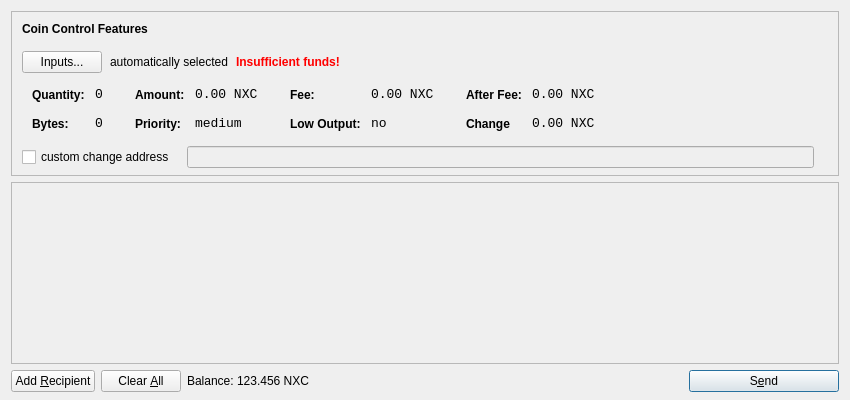
<?xml version="1.0" encoding="UTF-8"?>
<ui version="4.0">
 <class>SendCoinsDialog</class>
 <widget class="QDialog" name="SendCoinsDialog">
  <property name="geometry">
   <rect>
    <x>0</x>
    <y>0</y>
    <width>850</width>
    <height>400</height>
   </rect>
  </property>
  <property name="windowTitle">
   <string>Send Coins</string>
  </property>
  <layout class="QVBoxLayout" name="verticalLayout" stretch="0,1,0">
   <property name="bottomMargin">
    <number>8</number>
   </property>
   <item>
    <widget class="QFrame" name="frameCoinControl">
     <property name="sizePolicy">
      <sizepolicy hsizetype="Expanding" vsizetype="Expanding">
       <horstretch>0</horstretch>
       <verstretch>0</verstretch>
      </sizepolicy>
     </property>
     <property name="maximumSize">
      <size>
       <width>16777215</width>
       <height>16777215</height>
      </size>
     </property>
     <property name="frameShape">
      <enum>QFrame::StyledPanel</enum>
     </property>
     <property name="frameShadow">
      <enum>QFrame::Sunken</enum>
     </property>
     <layout class="QVBoxLayout" name="verticalLayoutCoinControl2">
      <property name="spacing">
       <number>-1</number>
      </property>
      <property name="leftMargin">
       <number>0</number>
      </property>
      <property name="topMargin">
       <number>0</number>
      </property>
      <property name="rightMargin">
       <number>0</number>
      </property>
      <property name="bottomMargin">
       <number>6</number>
      </property>
      <item>
       <layout class="QVBoxLayout" name="verticalLayoutCoinControl" stretch="0,0,0,0,1">
        <property name="spacing">
         <number>0</number>
        </property>
        <property name="leftMargin">
         <number>10</number>
        </property>
        <property name="topMargin">
         <number>10</number>
        </property>
        <item>
         <layout class="QHBoxLayout" name="horizontalLayoutCoinControl1">
          <property name="bottomMargin">
           <number>15</number>
          </property>
          <item>
           <widget class="QLabel" name="labelCoinControlFeatures">
            <property name="sizePolicy">
             <sizepolicy hsizetype="Preferred" vsizetype="Maximum">
              <horstretch>0</horstretch>
              <verstretch>0</verstretch>
             </sizepolicy>
            </property>
            <property name="font">
             <font>
              <weight>75</weight>
              <bold>true</bold>
             </font>
            </property>
            <property name="styleSheet">
             <string notr="true">font-weight:bold;</string>
            </property>
            <property name="text">
             <string>Coin Control Features</string>
            </property>
           </widget>
          </item>
         </layout>
        </item>
        <item>
         <layout class="QHBoxLayout" name="horizontalLayoutCoinControl2" stretch="0,0,0,0">
          <property name="spacing">
           <number>8</number>
          </property>
          <property name="bottomMargin">
           <number>10</number>
          </property>
          <item>
           <widget class="QPushButton" name="pushButtonCoinControl">
            <property name="styleSheet">
             <string notr="true"/>
            </property>
            <property name="text">
             <string>Inputs...</string>
            </property>
           </widget>
          </item>
          <item>
           <widget class="QLabel" name="labelCoinControlAutomaticallySelected">
            <property name="text">
             <string>automatically selected</string>
            </property>
            <property name="margin">
             <number>5</number>
            </property>
           </widget>
          </item>
          <item>
           <widget class="QLabel" name="labelCoinControlInsuffFunds">
            <property name="font">
             <font>
              <weight>75</weight>
              <bold>true</bold>
             </font>
            </property>
            <property name="styleSheet">
             <string notr="true">color:red;font-weight:bold;</string>
            </property>
            <property name="text">
             <string>Insufficient funds!</string>
            </property>
            <property name="margin">
             <number>5</number>
            </property>
           </widget>
          </item>
          <item>
           <spacer name="horizontalSpacerCoinControl">
            <property name="orientation">
             <enum>Qt::Horizontal</enum>
            </property>
            <property name="sizeHint" stdset="0">
             <size>
              <width>40</width>
              <height>1</height>
             </size>
            </property>
           </spacer>
          </item>
         </layout>
        </item>
        <item>
         <widget class="QWidget" name="widgetCoinControl" native="true">
          <property name="sizePolicy">
           <sizepolicy hsizetype="Preferred" vsizetype="Preferred">
            <horstretch>0</horstretch>
            <verstretch>0</verstretch>
           </sizepolicy>
          </property>
          <property name="minimumSize">
           <size>
            <width>0</width>
            <height>0</height>
           </size>
          </property>
          <property name="styleSheet">
           <string notr="true"/>
          </property>
          <layout class="QHBoxLayout" name="horizontalLayoutCoinControl5">
           <property name="margin">
            <number>0</number>
           </property>
           <item>
            <layout class="QHBoxLayout" name="horizontalLayoutCoinControl3" stretch="0,0,0,1">
             <property name="spacing">
              <number>20</number>
             </property>
             <property name="topMargin">
              <number>0</number>
             </property>
             <property name="bottomMargin">
              <number>10</number>
             </property>
             <item>
              <layout class="QFormLayout" name="formLayoutCoinControl1">
               <property name="horizontalSpacing">
                <number>10</number>
               </property>
               <property name="verticalSpacing">
                <number>14</number>
               </property>
               <property name="leftMargin">
                <number>10</number>
               </property>
               <property name="topMargin">
                <number>4</number>
               </property>
               <property name="rightMargin">
                <number>6</number>
               </property>
               <item row="0" column="0">
                <widget class="QLabel" name="labelCoinControlQuantityText">
                 <property name="styleSheet">
                  <string notr="true">font-weight:bold;</string>
                 </property>
                 <property name="text">
                  <string>Quantity:</string>
                 </property>
                 <property name="margin">
                  <number>0</number>
                 </property>
                </widget>
               </item>
               <item row="0" column="1">
                <widget class="QLabel" name="labelCoinControlQuantity">
                 <property name="font">
                  <font>
                   <family>Monospace</family>
                   <pointsize>10</pointsize>
                  </font>
                 </property>
                 <property name="cursor">
                  <cursorShape>IBeamCursor</cursorShape>
                 </property>
                 <property name="contextMenuPolicy">
                  <enum>Qt::ActionsContextMenu</enum>
                 </property>
                 <property name="text">
                  <string>0</string>
                 </property>
                 <property name="margin">
                  <number>0</number>
                 </property>
                 <property name="textInteractionFlags">
                  <set>Qt::LinksAccessibleByMouse|Qt::TextSelectableByKeyboard|Qt::TextSelectableByMouse</set>
                 </property>
                </widget>
               </item>
               <item row="1" column="0">
                <widget class="QLabel" name="labelCoinControlBytesText">
                 <property name="styleSheet">
                  <string notr="true">font-weight:bold;</string>
                 </property>
                 <property name="text">
                  <string>Bytes:</string>
                 </property>
                </widget>
               </item>
               <item row="1" column="1">
                <widget class="QLabel" name="labelCoinControlBytes">
                 <property name="font">
                  <font>
                   <family>Monospace</family>
                   <pointsize>10</pointsize>
                  </font>
                 </property>
                 <property name="cursor">
                  <cursorShape>IBeamCursor</cursorShape>
                 </property>
                 <property name="contextMenuPolicy">
                  <enum>Qt::ActionsContextMenu</enum>
                 </property>
                 <property name="text">
                  <string>0</string>
                 </property>
                 <property name="textInteractionFlags">
                  <set>Qt::LinksAccessibleByMouse|Qt::TextSelectableByKeyboard|Qt::TextSelectableByMouse</set>
                 </property>
                </widget>
               </item>
              </layout>
             </item>
             <item>
              <layout class="QFormLayout" name="formLayoutCoinControl2">
               <property name="horizontalSpacing">
                <number>10</number>
               </property>
               <property name="verticalSpacing">
                <number>14</number>
               </property>
               <property name="leftMargin">
                <number>6</number>
               </property>
               <property name="topMargin">
                <number>4</number>
               </property>
               <property name="rightMargin">
                <number>6</number>
               </property>
               <item row="0" column="0">
                <widget class="QLabel" name="labelCoinControlAmountText">
                 <property name="styleSheet">
                  <string notr="true">font-weight:bold;</string>
                 </property>
                 <property name="text">
                  <string>Amount:</string>
                 </property>
                 <property name="margin">
                  <number>0</number>
                 </property>
                </widget>
               </item>
               <item row="0" column="1">
                <widget class="QLabel" name="labelCoinControlAmount">
                 <property name="font">
                  <font>
                   <family>Monospace</family>
                   <pointsize>10</pointsize>
                  </font>
                 </property>
                 <property name="cursor">
                  <cursorShape>IBeamCursor</cursorShape>
                 </property>
                 <property name="contextMenuPolicy">
                  <enum>Qt::ActionsContextMenu</enum>
                 </property>
                 <property name="text">
                  <string>0.00 NXC</string>
                 </property>
                 <property name="textInteractionFlags">
                  <set>Qt::LinksAccessibleByMouse|Qt::TextSelectableByKeyboard|Qt::TextSelectableByMouse</set>
                 </property>
                </widget>
               </item>
               <item row="1" column="0">
                <widget class="QLabel" name="labelCoinControlPriorityText">
                 <property name="styleSheet">
                  <string notr="true">font-weight:bold;</string>
                 </property>
                 <property name="text">
                  <string>Priority:</string>
                 </property>
                </widget>
               </item>
               <item row="1" column="1">
                <widget class="QLabel" name="labelCoinControlPriority">
                 <property name="font">
                  <font>
                   <family>Monospace</family>
                   <pointsize>10</pointsize>
                  </font>
                 </property>
                 <property name="cursor">
                  <cursorShape>IBeamCursor</cursorShape>
                 </property>
                 <property name="contextMenuPolicy">
                  <enum>Qt::ActionsContextMenu</enum>
                 </property>
                 <property name="text">
                  <string>medium</string>
                 </property>
                 <property name="textInteractionFlags">
                  <set>Qt::LinksAccessibleByMouse|Qt::TextSelectableByKeyboard|Qt::TextSelectableByMouse</set>
                 </property>
                </widget>
               </item>
              </layout>
             </item>
             <item>
              <layout class="QFormLayout" name="formLayoutCoinControl3">
               <property name="horizontalSpacing">
                <number>10</number>
               </property>
               <property name="verticalSpacing">
                <number>14</number>
               </property>
               <property name="leftMargin">
                <number>6</number>
               </property>
               <property name="topMargin">
                <number>4</number>
               </property>
               <property name="rightMargin">
                <number>6</number>
               </property>
               <item row="0" column="0">
                <widget class="QLabel" name="labelCoinControlFeeText">
                 <property name="styleSheet">
                  <string notr="true">font-weight:bold;</string>
                 </property>
                 <property name="text">
                  <string>Fee:</string>
                 </property>
                 <property name="margin">
                  <number>0</number>
                 </property>
                </widget>
               </item>
               <item row="0" column="1">
                <widget class="QLabel" name="labelCoinControlFee">
                 <property name="font">
                  <font>
                   <family>Monospace</family>
                   <pointsize>10</pointsize>
                  </font>
                 </property>
                 <property name="cursor">
                  <cursorShape>IBeamCursor</cursorShape>
                 </property>
                 <property name="contextMenuPolicy">
                  <enum>Qt::ActionsContextMenu</enum>
                 </property>
                 <property name="text">
                  <string>0.00 NXC</string>
                 </property>
                 <property name="textInteractionFlags">
                  <set>Qt::LinksAccessibleByMouse|Qt::TextSelectableByKeyboard|Qt::TextSelectableByMouse</set>
                 </property>
                </widget>
               </item>
               <item row="1" column="0">
                <widget class="QLabel" name="labelCoinControlLowOutputText">
                 <property name="styleSheet">
                  <string notr="true">font-weight:bold;</string>
                 </property>
                 <property name="text">
                  <string>Low Output:</string>
                 </property>
                </widget>
               </item>
               <item row="1" column="1">
                <widget class="QLabel" name="labelCoinControlLowOutput">
                 <property name="font">
                  <font>
                   <family>Monospace</family>
                   <pointsize>10</pointsize>
                  </font>
                 </property>
                 <property name="cursor">
                  <cursorShape>IBeamCursor</cursorShape>
                 </property>
                 <property name="contextMenuPolicy">
                  <enum>Qt::ActionsContextMenu</enum>
                 </property>
                 <property name="text">
                  <string>no</string>
                 </property>
                 <property name="textInteractionFlags">
                  <set>Qt::LinksAccessibleByMouse|Qt::TextSelectableByKeyboard|Qt::TextSelectableByMouse</set>
                 </property>
                </widget>
               </item>
              </layout>
             </item>
             <item>
              <layout class="QFormLayout" name="formLayoutCoinControl4">
               <property name="horizontalSpacing">
                <number>10</number>
               </property>
               <property name="verticalSpacing">
                <number>14</number>
               </property>
               <property name="leftMargin">
                <number>6</number>
               </property>
               <property name="topMargin">
                <number>4</number>
               </property>
               <property name="rightMargin">
                <number>6</number>
               </property>
               <item row="0" column="0">
                <widget class="QLabel" name="labelCoinControlAfterFeeText">
                 <property name="styleSheet">
                  <string notr="true">font-weight:bold;</string>
                 </property>
                 <property name="text">
                  <string>After Fee:</string>
                 </property>
                 <property name="margin">
                  <number>0</number>
                 </property>
                </widget>
               </item>
               <item row="0" column="1">
                <widget class="QLabel" name="labelCoinControlAfterFee">
                 <property name="font">
                  <font>
                   <family>Monospace</family>
                   <pointsize>10</pointsize>
                  </font>
                 </property>
                 <property name="cursor">
                  <cursorShape>IBeamCursor</cursorShape>
                 </property>
                 <property name="contextMenuPolicy">
                  <enum>Qt::ActionsContextMenu</enum>
                 </property>
                 <property name="text">
                  <string>0.00 NXC</string>
                 </property>
                 <property name="textInteractionFlags">
                  <set>Qt::LinksAccessibleByMouse|Qt::TextSelectableByKeyboard|Qt::TextSelectableByMouse</set>
                 </property>
                </widget>
               </item>
               <item row="1" column="0">
                <widget class="QLabel" name="labelCoinControlChangeText">
                 <property name="styleSheet">
                  <string notr="true">font-weight:bold;</string>
                 </property>
                 <property name="text">
                  <string>Change</string>
                 </property>
                </widget>
               </item>
               <item row="1" column="1">
                <widget class="QLabel" name="labelCoinControlChange">
                 <property name="font">
                  <font>
                   <family>Monospace</family>
                   <pointsize>10</pointsize>
                  </font>
                 </property>
                 <property name="cursor">
                  <cursorShape>IBeamCursor</cursorShape>
                 </property>
                 <property name="contextMenuPolicy">
                  <enum>Qt::ActionsContextMenu</enum>
                 </property>
                 <property name="text">
                  <string>0.00 NXC</string>
                 </property>
                 <property name="textInteractionFlags">
                  <set>Qt::LinksAccessibleByMouse|Qt::TextSelectableByKeyboard|Qt::TextSelectableByMouse</set>
                 </property>
                </widget>
               </item>
              </layout>
             </item>
            </layout>
           </item>
          </layout>
         </widget>
        </item>
        <item>
         <layout class="QHBoxLayout" name="horizontalLayoutCoinControl4" stretch="0,0,0">
          <property name="spacing">
           <number>12</number>
          </property>
          <property name="sizeConstraint">
           <enum>QLayout::SetDefaultConstraint</enum>
          </property>
          <property name="topMargin">
           <number>5</number>
          </property>
          <property name="rightMargin">
           <number>5</number>
          </property>
          <item>
           <widget class="QCheckBox" name="checkBoxCoinControlChange">
            <property name="text">
             <string>custom change address</string>
            </property>
           </widget>
          </item>
          <item>
           <widget class="QLineEdit" name="lineEditCoinControlChange">
            <property name="enabled">
             <bool>false</bool>
            </property>
            <property name="sizePolicy">
             <sizepolicy hsizetype="Expanding" vsizetype="Fixed">
              <horstretch>0</horstretch>
              <verstretch>0</verstretch>
             </sizepolicy>
            </property>
           </widget>
          </item>
          <item>
           <widget class="QLabel" name="labelCoinControlChangeLabel">
            <property name="sizePolicy">
             <sizepolicy hsizetype="Preferred" vsizetype="Expanding">
              <horstretch>0</horstretch>
              <verstretch>0</verstretch>
             </sizepolicy>
            </property>
            <property name="minimumSize">
             <size>
              <width>0</width>
              <height>0</height>
             </size>
            </property>
            <property name="text">
             <string/>
            </property>
            <property name="margin">
             <number>3</number>
            </property>
           </widget>
          </item>
         </layout>
        </item>
        <item>
         <spacer name="verticalSpacerCoinControl">
          <property name="orientation">
           <enum>Qt::Vertical</enum>
          </property>
          <property name="sizeHint" stdset="0">
           <size>
            <width>800</width>
            <height>1</height>
           </size>
          </property>
         </spacer>
        </item>
       </layout>
      </item>
     </layout>
    </widget>
   </item>
   <item>
    <widget class="QScrollArea" name="scrollArea">
     <property name="widgetResizable">
      <bool>true</bool>
     </property>
     <widget class="QWidget" name="scrollAreaWidgetContents">
      <property name="geometry">
       <rect>
        <x>0</x>
        <y>0</y>
        <width>830</width>
        <height>165</height>
       </rect>
      </property>
      <layout class="QVBoxLayout" name="verticalLayout_2">
       <property name="margin">
        <number>0</number>
       </property>
       <item>
        <layout class="QVBoxLayout" name="entries">
         <property name="spacing">
          <number>6</number>
         </property>
        </layout>
       </item>
       <item>
        <spacer name="verticalSpacer">
         <property name="orientation">
          <enum>Qt::Vertical</enum>
         </property>
         <property name="sizeHint" stdset="0">
          <size>
           <width>20</width>
           <height>40</height>
          </size>
         </property>
        </spacer>
       </item>
      </layout>
     </widget>
    </widget>
   </item>
   <item>
    <layout class="QHBoxLayout" name="horizontalLayout">
     <item>
      <widget class="QPushButton" name="addButton">
       <property name="toolTip">
        <string>Send to multiple recipients at once</string>
       </property>
       <property name="text">
        <string>Add &amp;Recipient</string>
       </property>
       <property name="icon">
        <iconset resource="../bitcoin.qrc">
         <normaloff>:/icons/add</normaloff>:/icons/add</iconset>
       </property>
       <property name="autoDefault">
        <bool>false</bool>
       </property>
      </widget>
     </item>
     <item>
      <widget class="QPushButton" name="clearButton">
       <property name="sizePolicy">
        <sizepolicy hsizetype="Minimum" vsizetype="Fixed">
         <horstretch>0</horstretch>
         <verstretch>0</verstretch>
        </sizepolicy>
       </property>
       <property name="toolTip">
        <string>Remove all transaction fields</string>
       </property>
       <property name="text">
        <string>Clear &amp;All</string>
       </property>
       <property name="icon">
        <iconset resource="../bitcoin.qrc">
         <normaloff>:/icons/remove</normaloff>:/icons/remove</iconset>
       </property>
       <property name="autoRepeatDelay">
        <number>300</number>
       </property>
       <property name="autoDefault">
        <bool>false</bool>
       </property>
      </widget>
     </item>
     <item>
      <layout class="QHBoxLayout" name="horizontalLayout_2">
       <property name="spacing">
        <number>3</number>
       </property>
       <item>
        <widget class="QLabel" name="label">
         <property name="sizePolicy">
          <sizepolicy hsizetype="Preferred" vsizetype="Fixed">
           <horstretch>0</horstretch>
           <verstretch>0</verstretch>
          </sizepolicy>
         </property>
         <property name="text">
          <string>Balance:</string>
         </property>
        </widget>
       </item>
       <item>
        <widget class="QLabel" name="labelBalance">
         <property name="sizePolicy">
          <sizepolicy hsizetype="Preferred" vsizetype="Fixed">
           <horstretch>0</horstretch>
           <verstretch>0</verstretch>
          </sizepolicy>
         </property>
         <property name="cursor">
          <cursorShape>IBeamCursor</cursorShape>
         </property>
         <property name="text">
          <string>123.456 NXC</string>
         </property>
         <property name="textInteractionFlags">
          <set>Qt::LinksAccessibleByMouse|Qt::TextSelectableByKeyboard|Qt::TextSelectableByMouse</set>
         </property>
        </widget>
       </item>
      </layout>
     </item>
     <item>
      <spacer name="horizontalSpacer">
       <property name="orientation">
        <enum>Qt::Horizontal</enum>
       </property>
       <property name="sizeHint" stdset="0">
        <size>
         <width>40</width>
         <height>20</height>
        </size>
       </property>
      </spacer>
     </item>
     <item>
      <widget class="QPushButton" name="sendButton">
       <property name="minimumSize">
        <size>
         <width>150</width>
         <height>0</height>
        </size>
       </property>
       <property name="toolTip">
        <string>Confirm the send action</string>
       </property>
       <property name="text">
        <string>S&amp;end</string>
       </property>
       <property name="icon">
        <iconset resource="../bitcoin.qrc">
         <normaloff>:/icons/send</normaloff>:/icons/send</iconset>
       </property>
       <property name="default">
        <bool>true</bool>
       </property>
      </widget>
     </item>
    </layout>
   </item>
  </layout>
 </widget>
 <resources>
  <include location="../bitcoin.qrc"/>
 </resources>
 <connections/>
</ui>
